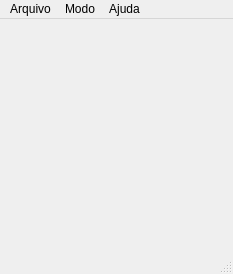
<?xml version="1.0" encoding="UTF-8"?>
<ui version="4.0">
 <class>RestaUm</class>
 <widget class="QMainWindow" name="RestaUm">
  <property name="geometry">
   <rect>
    <x>0</x>
    <y>0</y>
    <width>229</width>
    <height>271</height>
   </rect>
  </property>
  <property name="windowTitle">
   <string>RestaUm</string>
  </property>
  <widget class="QWidget" name="centralWidget">
   <layout class="QGridLayout" name="gridLayout">
    <item row="5" column="3">
     <widget class="Peca" name="peca53">
      <property name="minimumSize">
       <size>
        <width>25</width>
        <height>25</height>
       </size>
      </property>
      <property name="maximumSize">
       <size>
        <width>25</width>
        <height>25</height>
       </size>
      </property>
      <property name="iconSize">
       <size>
        <width>25</width>
        <height>25</height>
       </size>
      </property>
      <property name="flat">
       <bool>true</bool>
      </property>
     </widget>
    </item>
    <item row="5" column="4">
     <widget class="Peca" name="peca54">
      <property name="minimumSize">
       <size>
        <width>25</width>
        <height>25</height>
       </size>
      </property>
      <property name="maximumSize">
       <size>
        <width>25</width>
        <height>25</height>
       </size>
      </property>
      <property name="iconSize">
       <size>
        <width>25</width>
        <height>25</height>
       </size>
      </property>
      <property name="flat">
       <bool>true</bool>
      </property>
     </widget>
    </item>
    <item row="1" column="4">
     <widget class="Peca" name="peca14">
      <property name="minimumSize">
       <size>
        <width>25</width>
        <height>25</height>
       </size>
      </property>
      <property name="maximumSize">
       <size>
        <width>25</width>
        <height>25</height>
       </size>
      </property>
      <property name="iconSize">
       <size>
        <width>25</width>
        <height>25</height>
       </size>
      </property>
      <property name="flat">
       <bool>true</bool>
      </property>
     </widget>
    </item>
    <item row="3" column="3">
     <widget class="Peca" name="peca33">
      <property name="minimumSize">
       <size>
        <width>25</width>
        <height>25</height>
       </size>
      </property>
      <property name="maximumSize">
       <size>
        <width>25</width>
        <height>25</height>
       </size>
      </property>
      <property name="iconSize">
       <size>
        <width>25</width>
        <height>25</height>
       </size>
      </property>
      <property name="flat">
       <bool>true</bool>
      </property>
     </widget>
    </item>
    <item row="3" column="1">
     <widget class="Peca" name="peca31">
      <property name="minimumSize">
       <size>
        <width>25</width>
        <height>25</height>
       </size>
      </property>
      <property name="maximumSize">
       <size>
        <width>25</width>
        <height>25</height>
       </size>
      </property>
      <property name="iconSize">
       <size>
        <width>25</width>
        <height>25</height>
       </size>
      </property>
      <property name="flat">
       <bool>true</bool>
      </property>
     </widget>
    </item>
    <item row="4" column="6">
     <widget class="Peca" name="peca46">
      <property name="minimumSize">
       <size>
        <width>25</width>
        <height>25</height>
       </size>
      </property>
      <property name="maximumSize">
       <size>
        <width>25</width>
        <height>25</height>
       </size>
      </property>
      <property name="iconSize">
       <size>
        <width>25</width>
        <height>25</height>
       </size>
      </property>
      <property name="flat">
       <bool>true</bool>
      </property>
     </widget>
    </item>
    <item row="4" column="3">
     <widget class="Peca" name="peca43">
      <property name="minimumSize">
       <size>
        <width>25</width>
        <height>25</height>
       </size>
      </property>
      <property name="maximumSize">
       <size>
        <width>25</width>
        <height>25</height>
       </size>
      </property>
      <property name="iconSize">
       <size>
        <width>25</width>
        <height>25</height>
       </size>
      </property>
      <property name="flat">
       <bool>true</bool>
      </property>
     </widget>
    </item>
    <item row="5" column="2">
     <widget class="Peca" name="peca52">
      <property name="minimumSize">
       <size>
        <width>25</width>
        <height>25</height>
       </size>
      </property>
      <property name="maximumSize">
       <size>
        <width>25</width>
        <height>25</height>
       </size>
      </property>
      <property name="iconSize">
       <size>
        <width>25</width>
        <height>25</height>
       </size>
      </property>
      <property name="flat">
       <bool>true</bool>
      </property>
     </widget>
    </item>
    <item row="2" column="2">
     <widget class="Peca" name="peca22">
      <property name="minimumSize">
       <size>
        <width>25</width>
        <height>25</height>
       </size>
      </property>
      <property name="maximumSize">
       <size>
        <width>25</width>
        <height>25</height>
       </size>
      </property>
      <property name="iconSize">
       <size>
        <width>25</width>
        <height>25</height>
       </size>
      </property>
      <property name="flat">
       <bool>true</bool>
      </property>
     </widget>
    </item>
    <item row="4" column="2">
     <widget class="Peca" name="peca42">
      <property name="minimumSize">
       <size>
        <width>25</width>
        <height>25</height>
       </size>
      </property>
      <property name="maximumSize">
       <size>
        <width>25</width>
        <height>25</height>
       </size>
      </property>
      <property name="iconSize">
       <size>
        <width>25</width>
        <height>25</height>
       </size>
      </property>
      <property name="flat">
       <bool>true</bool>
      </property>
     </widget>
    </item>
    <item row="4" column="1">
     <widget class="Peca" name="peca41">
      <property name="minimumSize">
       <size>
        <width>25</width>
        <height>25</height>
       </size>
      </property>
      <property name="maximumSize">
       <size>
        <width>25</width>
        <height>25</height>
       </size>
      </property>
      <property name="iconSize">
       <size>
        <width>25</width>
        <height>25</height>
       </size>
      </property>
      <property name="flat">
       <bool>true</bool>
      </property>
     </widget>
    </item>
    <item row="4" column="4">
     <widget class="Peca" name="peca44">
      <property name="minimumSize">
       <size>
        <width>25</width>
        <height>25</height>
       </size>
      </property>
      <property name="maximumSize">
       <size>
        <width>25</width>
        <height>25</height>
       </size>
      </property>
      <property name="iconSize">
       <size>
        <width>25</width>
        <height>25</height>
       </size>
      </property>
      <property name="flat">
       <bool>true</bool>
      </property>
     </widget>
    </item>
    <item row="3" column="6">
     <widget class="Peca" name="peca36">
      <property name="minimumSize">
       <size>
        <width>25</width>
        <height>25</height>
       </size>
      </property>
      <property name="maximumSize">
       <size>
        <width>25</width>
        <height>25</height>
       </size>
      </property>
      <property name="iconSize">
       <size>
        <width>25</width>
        <height>25</height>
       </size>
      </property>
      <property name="flat">
       <bool>true</bool>
      </property>
     </widget>
    </item>
    <item row="2" column="4">
     <widget class="Peca" name="peca24">
      <property name="minimumSize">
       <size>
        <width>25</width>
        <height>25</height>
       </size>
      </property>
      <property name="maximumSize">
       <size>
        <width>25</width>
        <height>25</height>
       </size>
      </property>
      <property name="iconSize">
       <size>
        <width>25</width>
        <height>25</height>
       </size>
      </property>
      <property name="flat">
       <bool>true</bool>
      </property>
     </widget>
    </item>
    <item row="3" column="4">
     <widget class="Peca" name="peca34">
      <property name="minimumSize">
       <size>
        <width>25</width>
        <height>25</height>
       </size>
      </property>
      <property name="maximumSize">
       <size>
        <width>25</width>
        <height>25</height>
       </size>
      </property>
      <property name="iconSize">
       <size>
        <width>25</width>
        <height>25</height>
       </size>
      </property>
      <property name="flat">
       <bool>true</bool>
      </property>
     </widget>
    </item>
    <item row="2" column="5">
     <widget class="Peca" name="peca25">
      <property name="minimumSize">
       <size>
        <width>25</width>
        <height>25</height>
       </size>
      </property>
      <property name="maximumSize">
       <size>
        <width>25</width>
        <height>25</height>
       </size>
      </property>
      <property name="iconSize">
       <size>
        <width>25</width>
        <height>25</height>
       </size>
      </property>
      <property name="flat">
       <bool>true</bool>
      </property>
     </widget>
    </item>
    <item row="2" column="3">
     <widget class="Peca" name="peca23">
      <property name="minimumSize">
       <size>
        <width>25</width>
        <height>25</height>
       </size>
      </property>
      <property name="maximumSize">
       <size>
        <width>25</width>
        <height>25</height>
       </size>
      </property>
      <property name="iconSize">
       <size>
        <width>25</width>
        <height>25</height>
       </size>
      </property>
      <property name="flat">
       <bool>true</bool>
      </property>
     </widget>
    </item>
    <item row="2" column="0">
     <widget class="Peca" name="peca20">
      <property name="minimumSize">
       <size>
        <width>25</width>
        <height>25</height>
       </size>
      </property>
      <property name="maximumSize">
       <size>
        <width>25</width>
        <height>25</height>
       </size>
      </property>
      <property name="iconSize">
       <size>
        <width>25</width>
        <height>25</height>
       </size>
      </property>
      <property name="flat">
       <bool>true</bool>
      </property>
     </widget>
    </item>
    <item row="0" column="2">
     <widget class="Peca" name="peca02">
      <property name="minimumSize">
       <size>
        <width>25</width>
        <height>25</height>
       </size>
      </property>
      <property name="maximumSize">
       <size>
        <width>25</width>
        <height>25</height>
       </size>
      </property>
      <property name="iconSize">
       <size>
        <width>25</width>
        <height>25</height>
       </size>
      </property>
      <property name="flat">
       <bool>true</bool>
      </property>
     </widget>
    </item>
    <item row="3" column="5">
     <widget class="Peca" name="peca35">
      <property name="minimumSize">
       <size>
        <width>25</width>
        <height>25</height>
       </size>
      </property>
      <property name="maximumSize">
       <size>
        <width>25</width>
        <height>25</height>
       </size>
      </property>
      <property name="iconSize">
       <size>
        <width>25</width>
        <height>25</height>
       </size>
      </property>
      <property name="flat">
       <bool>true</bool>
      </property>
     </widget>
    </item>
    <item row="4" column="0">
     <widget class="Peca" name="peca40">
      <property name="minimumSize">
       <size>
        <width>25</width>
        <height>25</height>
       </size>
      </property>
      <property name="maximumSize">
       <size>
        <width>25</width>
        <height>25</height>
       </size>
      </property>
      <property name="iconSize">
       <size>
        <width>25</width>
        <height>25</height>
       </size>
      </property>
      <property name="flat">
       <bool>true</bool>
      </property>
     </widget>
    </item>
    <item row="3" column="0">
     <widget class="Peca" name="peca30">
      <property name="minimumSize">
       <size>
        <width>25</width>
        <height>25</height>
       </size>
      </property>
      <property name="maximumSize">
       <size>
        <width>25</width>
        <height>25</height>
       </size>
      </property>
      <property name="iconSize">
       <size>
        <width>25</width>
        <height>25</height>
       </size>
      </property>
      <property name="flat">
       <bool>true</bool>
      </property>
     </widget>
    </item>
    <item row="0" column="3">
     <widget class="Peca" name="peca03">
      <property name="minimumSize">
       <size>
        <width>25</width>
        <height>25</height>
       </size>
      </property>
      <property name="maximumSize">
       <size>
        <width>25</width>
        <height>25</height>
       </size>
      </property>
      <property name="iconSize">
       <size>
        <width>25</width>
        <height>25</height>
       </size>
      </property>
      <property name="flat">
       <bool>true</bool>
      </property>
     </widget>
    </item>
    <item row="2" column="1">
     <widget class="Peca" name="peca21">
      <property name="minimumSize">
       <size>
        <width>25</width>
        <height>25</height>
       </size>
      </property>
      <property name="maximumSize">
       <size>
        <width>25</width>
        <height>25</height>
       </size>
      </property>
      <property name="iconSize">
       <size>
        <width>25</width>
        <height>25</height>
       </size>
      </property>
      <property name="flat">
       <bool>true</bool>
      </property>
     </widget>
    </item>
    <item row="3" column="2">
     <widget class="Peca" name="peca32">
      <property name="minimumSize">
       <size>
        <width>25</width>
        <height>25</height>
       </size>
      </property>
      <property name="maximumSize">
       <size>
        <width>25</width>
        <height>25</height>
       </size>
      </property>
      <property name="iconSize">
       <size>
        <width>25</width>
        <height>25</height>
       </size>
      </property>
      <property name="flat">
       <bool>true</bool>
      </property>
     </widget>
    </item>
    <item row="1" column="3">
     <widget class="Peca" name="peca13">
      <property name="minimumSize">
       <size>
        <width>25</width>
        <height>25</height>
       </size>
      </property>
      <property name="maximumSize">
       <size>
        <width>25</width>
        <height>25</height>
       </size>
      </property>
      <property name="iconSize">
       <size>
        <width>25</width>
        <height>25</height>
       </size>
      </property>
      <property name="flat">
       <bool>true</bool>
      </property>
     </widget>
    </item>
    <item row="4" column="5">
     <widget class="Peca" name="peca45">
      <property name="minimumSize">
       <size>
        <width>25</width>
        <height>25</height>
       </size>
      </property>
      <property name="maximumSize">
       <size>
        <width>25</width>
        <height>25</height>
       </size>
      </property>
      <property name="iconSize">
       <size>
        <width>25</width>
        <height>25</height>
       </size>
      </property>
      <property name="flat">
       <bool>true</bool>
      </property>
     </widget>
    </item>
    <item row="0" column="4">
     <widget class="Peca" name="peca04">
      <property name="minimumSize">
       <size>
        <width>25</width>
        <height>25</height>
       </size>
      </property>
      <property name="maximumSize">
       <size>
        <width>25</width>
        <height>25</height>
       </size>
      </property>
      <property name="iconSize">
       <size>
        <width>25</width>
        <height>25</height>
       </size>
      </property>
      <property name="flat">
       <bool>true</bool>
      </property>
     </widget>
    </item>
    <item row="2" column="6">
     <widget class="Peca" name="peca26">
      <property name="minimumSize">
       <size>
        <width>25</width>
        <height>25</height>
       </size>
      </property>
      <property name="maximumSize">
       <size>
        <width>25</width>
        <height>25</height>
       </size>
      </property>
      <property name="iconSize">
       <size>
        <width>25</width>
        <height>25</height>
       </size>
      </property>
      <property name="flat">
       <bool>true</bool>
      </property>
     </widget>
    </item>
    <item row="1" column="2">
     <widget class="Peca" name="peca12">
      <property name="minimumSize">
       <size>
        <width>25</width>
        <height>25</height>
       </size>
      </property>
      <property name="maximumSize">
       <size>
        <width>25</width>
        <height>25</height>
       </size>
      </property>
      <property name="iconSize">
       <size>
        <width>25</width>
        <height>25</height>
       </size>
      </property>
      <property name="flat">
       <bool>true</bool>
      </property>
     </widget>
    </item>
    <item row="6" column="2">
     <widget class="Peca" name="peca62">
      <property name="minimumSize">
       <size>
        <width>25</width>
        <height>25</height>
       </size>
      </property>
      <property name="maximumSize">
       <size>
        <width>25</width>
        <height>25</height>
       </size>
      </property>
      <property name="iconSize">
       <size>
        <width>25</width>
        <height>25</height>
       </size>
      </property>
      <property name="flat">
       <bool>true</bool>
      </property>
     </widget>
    </item>
    <item row="6" column="3">
     <widget class="Peca" name="peca63">
      <property name="minimumSize">
       <size>
        <width>25</width>
        <height>25</height>
       </size>
      </property>
      <property name="maximumSize">
       <size>
        <width>25</width>
        <height>25</height>
       </size>
      </property>
      <property name="iconSize">
       <size>
        <width>25</width>
        <height>25</height>
       </size>
      </property>
      <property name="flat">
       <bool>true</bool>
      </property>
     </widget>
    </item>
    <item row="6" column="4">
     <widget class="Peca" name="peca64">
      <property name="minimumSize">
       <size>
        <width>25</width>
        <height>25</height>
       </size>
      </property>
      <property name="maximumSize">
       <size>
        <width>25</width>
        <height>25</height>
       </size>
      </property>
      <property name="iconSize">
       <size>
        <width>25</width>
        <height>25</height>
       </size>
      </property>
      <property name="flat">
       <bool>true</bool>
      </property>
     </widget>
    </item>
   </layout>
  </widget>
  <widget class="QMenuBar" name="menuBar">
   <property name="geometry">
    <rect>
     <x>0</x>
     <y>0</y>
     <width>229</width>
     <height>20</height>
    </rect>
   </property>
   <widget class="QMenu" name="menuArquivo">
    <property name="title">
     <string>Arquivo</string>
    </property>
    <addaction name="actionNovo"/>
    <addaction name="actionSair"/>
   </widget>
   <widget class="QMenu" name="menuModo">
    <property name="title">
     <string>Modo</string>
    </property>
    <addaction name="actionTradicional"/>
    <addaction name="actionCruz"/>
    <addaction name="actionMais"/>
    <addaction name="actionBanquinho"/>
    <addaction name="actionFlecha"/>
    <addaction name="actionPiramide"/>
    <addaction name="actionLosango"/>
   </widget>
   <widget class="QMenu" name="menuAjuda">
    <property name="title">
     <string>Ajuda</string>
    </property>
    <addaction name="actionSobre"/>
   </widget>
   <addaction name="menuArquivo"/>
   <addaction name="menuModo"/>
   <addaction name="menuAjuda"/>
  </widget>
  <widget class="QStatusBar" name="statusBar"/>
  <action name="actionNovo">
   <property name="text">
    <string>Novo</string>
   </property>
  </action>
  <action name="actionSair">
   <property name="text">
    <string>Sair</string>
   </property>
  </action>
  <action name="actionTradicional">
   <property name="checkable">
    <bool>true</bool>
   </property>
   <property name="checked">
    <bool>false</bool>
   </property>
   <property name="text">
    <string>Tradicional</string>
   </property>
  </action>
  <action name="actionCruz">
   <property name="checkable">
    <bool>true</bool>
   </property>
   <property name="checked">
    <bool>false</bool>
   </property>
   <property name="text">
    <string>Cruz</string>
   </property>
  </action>
  <action name="actionMais">
   <property name="checkable">
    <bool>true</bool>
   </property>
   <property name="checked">
    <bool>false</bool>
   </property>
   <property name="text">
    <string>Mais</string>
   </property>
  </action>
  <action name="actionBanquinho">
   <property name="checkable">
    <bool>true</bool>
   </property>
   <property name="checked">
    <bool>false</bool>
   </property>
   <property name="text">
    <string>Banquinho</string>
   </property>
  </action>
  <action name="actionFlecha">
   <property name="checkable">
    <bool>true</bool>
   </property>
   <property name="checked">
    <bool>false</bool>
   </property>
   <property name="text">
    <string>Flecha</string>
   </property>
  </action>
  <action name="actionPiramide">
   <property name="checkable">
    <bool>true</bool>
   </property>
   <property name="checked">
    <bool>true</bool>
   </property>
   <property name="text">
    <string>Piramide</string>
   </property>
  </action>
  <action name="actionLosango">
   <property name="checkable">
    <bool>true</bool>
   </property>
   <property name="checked">
    <bool>false</bool>
   </property>
   <property name="text">
    <string>Losango</string>
   </property>
  </action>
  <action name="actionSobre">
   <property name="text">
    <string>Sobre</string>
   </property>
  </action>
 </widget>
 <layoutdefault spacing="6" margin="11"/>
 <customwidgets>
  <customwidget>
   <class>Peca</class>
   <extends>QPushButton</extends>
   <header location="global">Peca.h</header>
  </customwidget>
 </customwidgets>
 <resources/>
 <connections/>
</ui>
